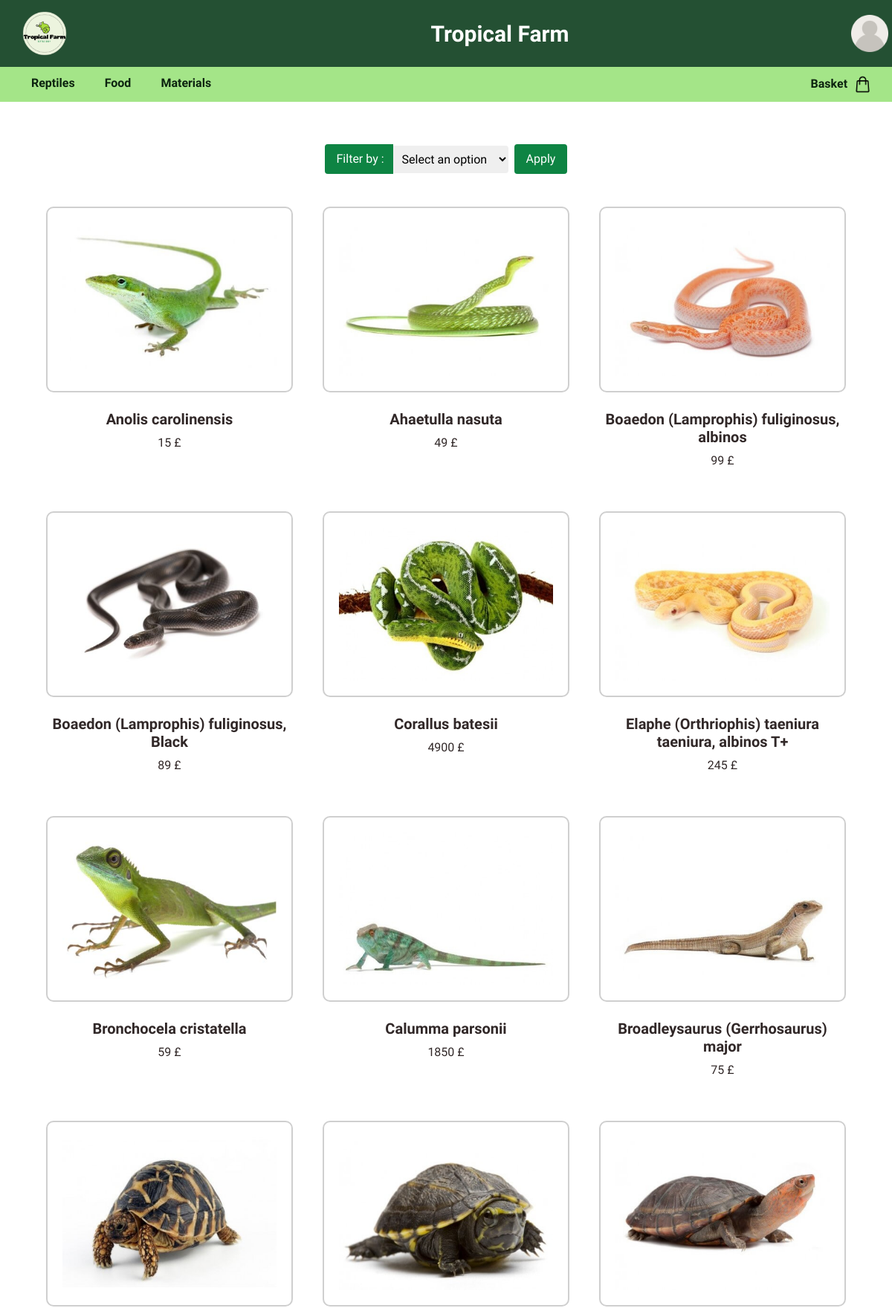
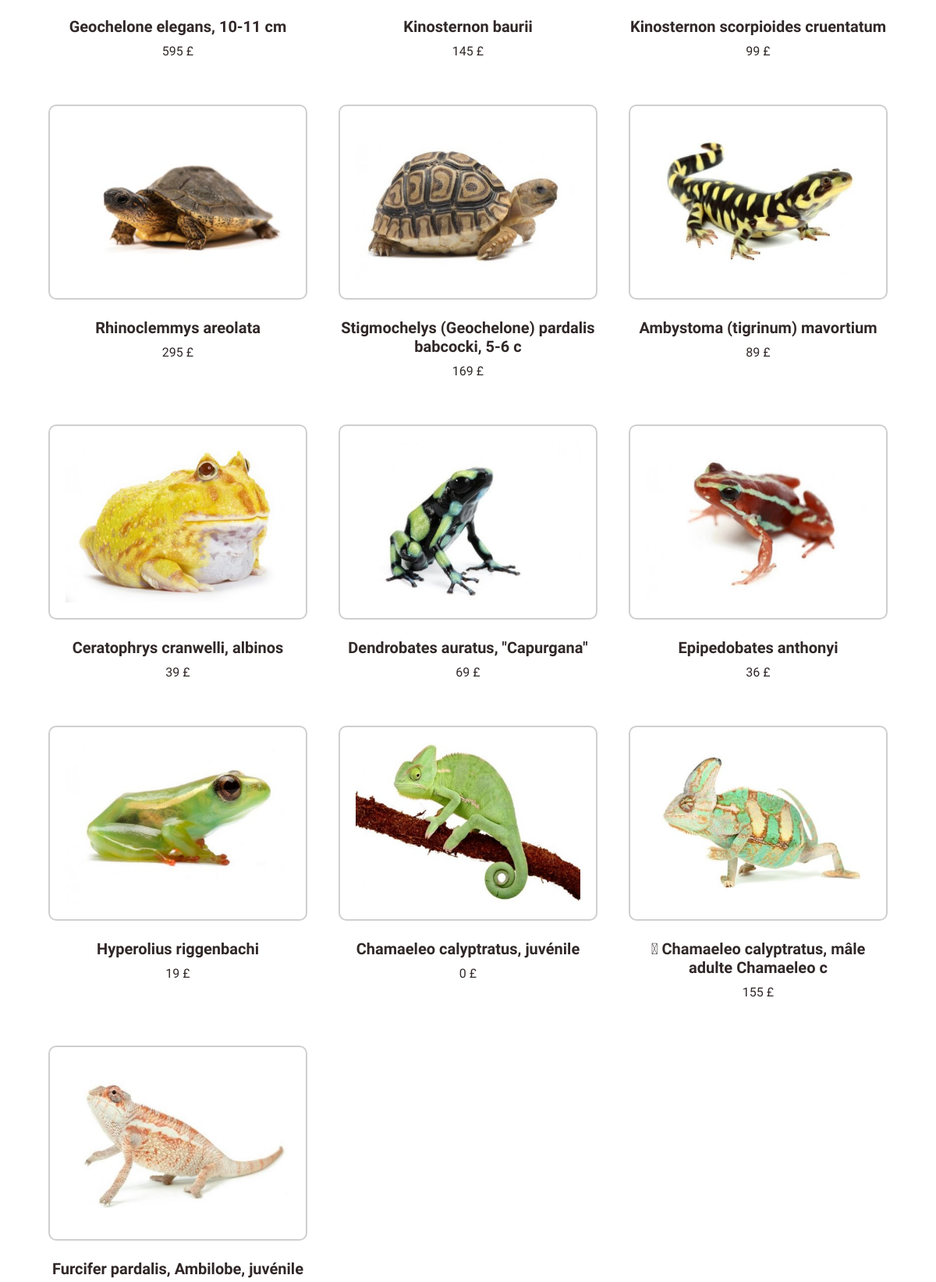
The page /auction.php (upper part) on the database its author committed (2 pictures, top to bottom).
### tables this page shows
CREATE TABLE IF NOT EXISTS `item` (
  `iditem` int NOT NULL AUTO_INCREMENT,
  `name` varchar(50) NOT NULL,
  `category` varchar(50) NOT NULL,
  `second_category` varchar(50) NOT NULL,
  `description` varchar(1000) NOT NULL,
  `photo` varchar(50) NOT NULL,
  `price` int NOT NULL,
  `stock` varchar(50) NOT NULL,
  `sell` varchar(50) DEFAULT NULL,
  `auction` varchar(50) DEFAULT NULL,
  `trade` varchar(50) DEFAULT NULL,
  PRIMARY KEY (`iditem`)
);

### auction.php (the view, shortened to what this page needs)
<!DOCTYPE html>
<html>
<head>
<link href="https://cdn.jsdelivr.net/npm/bootstrap@5.3.0/dist/css/bootstrap.min.css" rel="stylesheet">
<link href="style.css" rel="stylesheet" type="text/css"/>
</head>
<body>
  <div class="headnav">
<?php
if(!isset($_SESSION["photo"])){
  $imageURL = "image/user.png";
}
else{
$imageURL = "image/" . $_SESSION["photo"];
}
?>
      <?php if(isset($_SESSION["role"])){ echo '<header style="background-color: ' . $_SESSION["background"] . ';">'; }
            else{echo '<header>';}?>
            <div class="logo">
              <img src="image\logo.png" alt="Logo">
            </div>
            <div class="titre"><a href="http://localhost:80/Tropical-Farm/index.php" class="titre">Tropical Farm</a></div>
            <div class="dropdown">
              <a href="http://localhost:80/Tropical-Farm/login.php" class="dropdown-btn"><img src="<?php echo $imageURL; ?>" width="50px" height="50px"></a>
            </div>
          </header>
    <nav>
      <ul class="categories">
        <li>
          <a href="#">Reptiles</a>
        </li>
        <li>
          <a href="#">Food</a>
        </li>
        <li>
          <a href="#">Materials</a>
        </li>
      </ul>
      <div class="panier">
        <a href="http://localhost:80/Tropical-Farm/basket.php"><b>Basket &nbsp</b><img src="image/shopping-bag.png"></a>
      </div>
    </nav>
    </div>
  <br><br><br><br><br><br>
<form class="formfiltre" method="GET">
  <label for="filter">&nbsp;Filter by :</label>
  <select name="filter" id="filter">
    <option class="optionfiltre" value="null">Select an option</option>
  </select>
  <input class="filtre" type="submit" value="Apply">
</form>
<br>
<div class="container">
<?php
$serveur = "localhost";
$utilisateur = "root";
$motDePasse = "";
$baseDeDonnees = "tropicalfarm";
$connexion = mysqli_connect($serveur, $utilisateur, $motDePasse, $baseDeDonnees);
$condition1 = "auction IS NOT  NULL";
if (isset($_GET['filter'])) {
  $filter = $_GET['filter'];
if($filter == 'asc'){
  $query = "SELECT * FROM item WHERE $condition1 ORDER BY price ASC";
  $resultat = mysqli_query($connexion, $query);
}
elseif($filter == 'desc'){
  $query = "SELECT * FROM item WHERE $condition1 ORDER BY price DESC";
  $resultat = mysqli_query($connexion, $query);
}
elseif($filter == 'null'){
  $query = "SELECT * FROM item WHERE $condition1";
  $resultat = mysqli_query($connexion, $query);
}
}
else{
  $query = "SELECT * FROM item WHERE $condition1";
  $resultat = mysqli_query($connexion, $query);
}
while ($row = mysqli_fetch_assoc($resultat)) {
  $iditem = $row['iditem'];
  echo '<div class="item">';
  echo "<a href='http://localhost:80/Tropical-Farm/item.php?iditem=$iditem'><img src= image/". $row['photo'] ." alt='Image' /><br></a>";
  echo "<center><h5><b>" . $row['name'] . "</b></h5>";
  echo "<p>" .$row['price'] . "  £</p></center>";
  echo "</div>";
}
?>
</div>
</body>
</html>

### style.css (style rules this page uses)
body { font-family: 'Didact Gothic', sans-serif; }
.headnav { position: fixed; top: 0; width: 100%; z-index: 9999; }
header { display: flex; align-items: center; justify-content: space-between; background-color: #245033; padding: 5px; }
.logo img { width: 80px; height: 80px; margin-left: 15px; margin-right: 100px; }
.titre { color: #ffffff; font-size: 30px; font-weight: bold; text-decoration: none; }
nav { background-color: #9de37eeb; padding: 5px; display: flex; align-items: center; }
nav .categories { list-style-type: none; display: flex; gap: 40px; margin-top: 5px; margin-bottom: 8px; margin-left: 5Px; }
nav .categories li a { color: #0d2410; text-decoration: none; font-size: 16px; font-weight: bold; }
nav .categories li { position: relative; }
nav .panier { position: absolute; right: 2%; }
nav .panier img { width: 25px; height: 25px; }
nav .panier a { color: #0d2410; text-decoration: none; font-weight: bold; margin-right: 3px; }
.container { display: grid; grid-template-columns: repeat(3,1fr); justify-content: space-between; }
.item { flex-basis: 25%; color: rgb(49, 40, 40); padding: 20px; }
.item img { border: 2px solid; border-radius: 10px; border-color: rgb(207, 207, 207); display: block; display: block; max-width: 100%; padding: 20px; width: 400px; height: 250px; }
.formfiltre { display: flex; align-items: center; justify-content: center; margin-top: 50px; }
.formfiltre label { color: #ffffff; background-color: rgb(14, 132, 67); padding: 8px 12px; border-radius: 4px 0 0 4px; }
.formfiltre select { padding: 8px; border-radius: 0 4px 4px 0; border: none; }
.filtre { margin-left: 8px; padding: 8px 16px; background-color: rgb(14, 132, 67); color: #ffffff; border: none; border-radius: 4px; cursor: pointer; }
.optionfiltre { background-color: #ffffff; color: #000000; }

### rows shown on the page
item: photo (picture), name "Anolis carolinensis", price "15"
item: photo (picture), name "Ahaetulla nasuta", price "49"
item: photo (picture), name "Boaedon (Lamprophis) fuliginosus, albinos", price "99"
item: photo (picture), name "Boaedon (Lamprophis) fuliginosus, Black", price "89"
item: photo (picture), name "Corallus batesii", price "4900"
item: photo (picture), name "Elaphe (Orthriophis) taeniura taeniura, albinos T+", price "245"
item: photo (picture), name "Bronchocela cristatella", price "59"
item: photo (picture), name "Calumma parsonii", price "1850"
item: photo (picture), name "Broadleysaurus (Gerrhosaurus) major", price "75"
item: photo (picture), name "Geochelone elegans, 10-11 cm", price "595"
item: photo (picture), name "Kinosternon baurii", price "145"
item: photo (picture), name "Kinosternon scorpioides cruentatum", price "99"
item: photo (picture), name "Rhinoclemmys areolata", price "295"
item: photo (picture), name "Stigmochelys (Geochelone) pardalis babcocki, 5-6 c", price "169"
item: photo (picture), name "Ambystoma (tigrinum) mavortium", price "89"
item: photo (picture), name "Ceratophrys cranwelli, albinos", price "39"
item: photo (picture), name "Dendrobates auratus, \"Capurgana\"", price "69"
item: photo (picture), name "Epipedobates anthonyi", price "36"
item: photo (picture), name "Hyperolius riggenbachi", price "19"
item: photo (picture), name "Chamaeleo calyptratus, juvénile", price "0"
item: photo (picture), name " Chamaeleo calyptratus, mâle adulte Chamaeleo c", price "155"
item: photo (picture), name "Furcifer pardalis, Ambilobe, juvénile"
